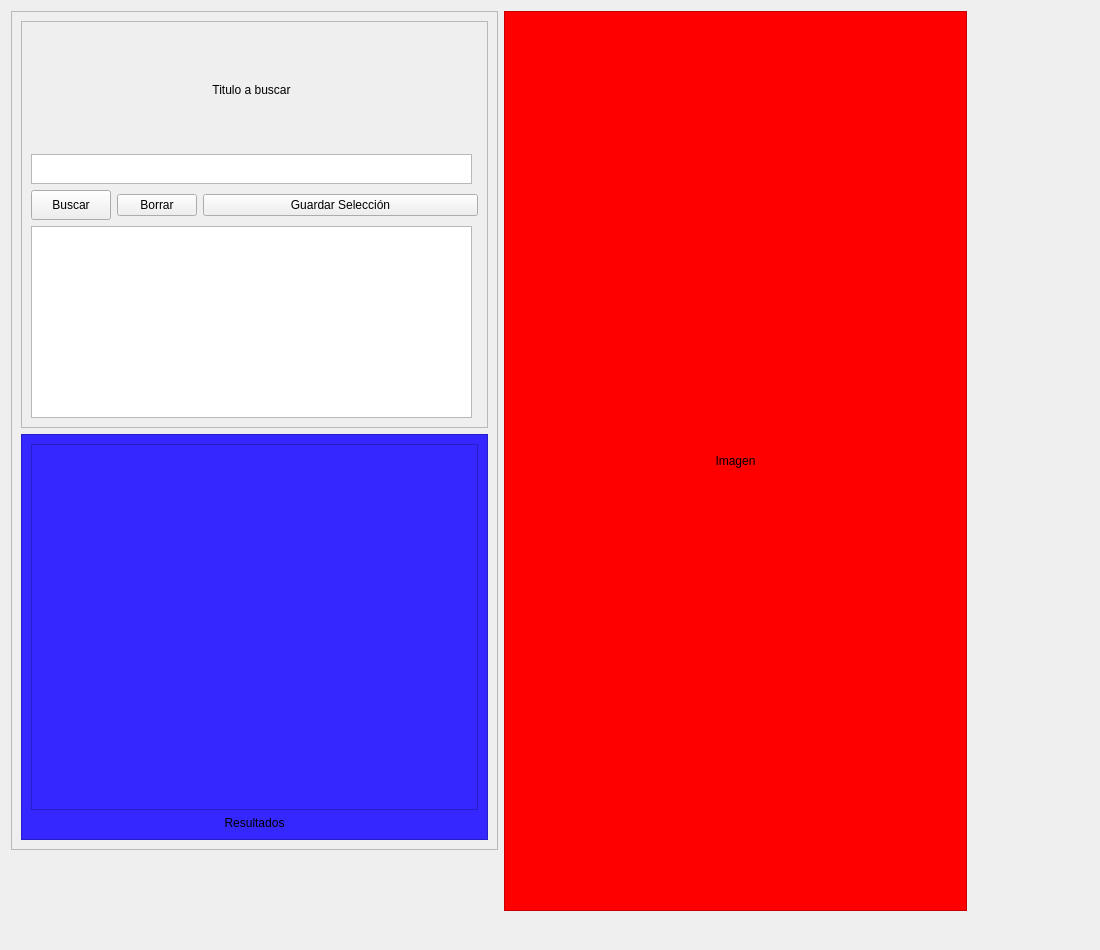
<?xml version="1.0" encoding="UTF-8"?>
<ui version="4.0">
 <class>qcpc_search</class>
 <widget class="QWidget" name="qcpc_search">
  <property name="geometry">
   <rect>
    <x>0</x>
    <y>0</y>
    <width>1100</width>
    <height>950</height>
   </rect>
  </property>
  <property name="sizePolicy">
   <sizepolicy hsizetype="MinimumExpanding" vsizetype="MinimumExpanding">
    <horstretch>0</horstretch>
    <verstretch>0</verstretch>
   </sizepolicy>
  </property>
  <property name="minimumSize">
   <size>
    <width>1100</width>
    <height>950</height>
   </size>
  </property>
  <property name="windowTitle">
   <string>Form</string>
  </property>
  <layout class="QFormLayout" name="formLayout_2">
   <property name="bottomMargin">
    <number>100</number>
   </property>
   <item row="0" column="0">
    <widget class="QFrame" name="qcpc_frame_container">
     <property name="sizePolicy">
      <sizepolicy hsizetype="Expanding" vsizetype="Expanding">
       <horstretch>0</horstretch>
       <verstretch>0</verstretch>
      </sizepolicy>
     </property>
     <property name="frameShape">
      <enum>QFrame::StyledPanel</enum>
     </property>
     <property name="frameShadow">
      <enum>QFrame::Raised</enum>
     </property>
     <layout class="QGridLayout" name="gridLayout_2">
      <item row="0" column="0">
       <widget class="QFrame" name="qcpc_input_frame">
        <property name="sizePolicy">
         <sizepolicy hsizetype="Expanding" vsizetype="Expanding">
          <horstretch>0</horstretch>
          <verstretch>0</verstretch>
         </sizepolicy>
        </property>
        <property name="layoutDirection">
         <enum>Qt::RightToLeft</enum>
        </property>
        <property name="frameShape">
         <enum>QFrame::StyledPanel</enum>
        </property>
        <property name="frameShadow">
         <enum>QFrame::Raised</enum>
        </property>
        <layout class="QFormLayout" name="qcpc_input_layout">
         <property name="fieldGrowthPolicy">
          <enum>QFormLayout::ExpandingFieldsGrow</enum>
         </property>
         <property name="rowWrapPolicy">
          <enum>QFormLayout::WrapLongRows</enum>
         </property>
         <property name="labelAlignment">
          <set>Qt::AlignCenter</set>
         </property>
         <item row="0" column="1">
          <widget class="QLabel" name="qcpc_input_label">
           <property name="sizePolicy">
            <sizepolicy hsizetype="Expanding" vsizetype="Expanding">
             <horstretch>0</horstretch>
             <verstretch>0</verstretch>
            </sizepolicy>
           </property>
           <property name="minimumSize">
            <size>
             <width>250</width>
             <height>0</height>
            </size>
           </property>
           <property name="maximumSize">
            <size>
             <width>16777215</width>
             <height>16777211</height>
            </size>
           </property>
           <property name="text">
            <string>Titulo a buscar</string>
           </property>
           <property name="alignment">
            <set>Qt::AlignCenter</set>
           </property>
          </widget>
         </item>
         <item row="1" column="1">
          <widget class="QPlainTextEdit" name="qcpc_input_text">
           <property name="minimumSize">
            <size>
             <width>275</width>
             <height>30</height>
            </size>
           </property>
           <property name="maximumSize">
            <size>
             <width>16777215</width>
             <height>30</height>
            </size>
           </property>
          </widget>
         </item>
         <item row="5" column="1">
          <widget class="QTextEdit" name="qcpc_input_output_text"/>
         </item>
         <item row="4" column="0" colspan="2">
          <layout class="QHBoxLayout" name="qcpc_inner_input_layout">
           <item>
            <widget class="QPushButton" name="qcpc_input_frame_save">
             <property name="minimumSize">
              <size>
               <width>275</width>
               <height>0</height>
              </size>
             </property>
             <property name="layoutDirection">
              <enum>Qt::RightToLeft</enum>
             </property>
             <property name="text">
              <string>Guardar Selección</string>
             </property>
            </widget>
           </item>
           <item>
            <widget class="QPushButton" name="qcpc_input_frame_delete">
             <property name="text">
              <string>Borrar</string>
             </property>
            </widget>
           </item>
           <item>
            <widget class="QPushButton" name="qcpc_input_search">
             <property name="minimumSize">
              <size>
               <width>80</width>
               <height>30</height>
              </size>
             </property>
             <property name="maximumSize">
              <size>
               <width>80</width>
               <height>30</height>
              </size>
             </property>
             <property name="layoutDirection">
              <enum>Qt::LeftToRight</enum>
             </property>
             <property name="text">
              <string>Buscar</string>
             </property>
            </widget>
           </item>
          </layout>
         </item>
        </layout>
       </widget>
      </item>
      <item row="1" column="0">
       <widget class="QFrame" name="qcpc_result_frame">
        <property name="styleSheet">
         <string notr="true">background-color: rgb(53, 39, 255);</string>
        </property>
        <property name="frameShape">
         <enum>QFrame::StyledPanel</enum>
        </property>
        <property name="frameShadow">
         <enum>QFrame::Raised</enum>
        </property>
        <layout class="QVBoxLayout" name="verticalLayout">
         <item>
          <widget class="QListWidget" name="qcpc_result_table"/>
         </item>
         <item>
          <widget class="QLabel" name="qcpc_result_label">
           <property name="text">
            <string>Resultados</string>
           </property>
           <property name="alignment">
            <set>Qt::AlignCenter</set>
           </property>
          </widget>
         </item>
        </layout>
       </widget>
      </item>
     </layout>
    </widget>
   </item>
   <item row="0" column="1">
    <widget class="QFrame" name="qcpc_image_frame">
     <property name="sizePolicy">
      <sizepolicy hsizetype="Fixed" vsizetype="Fixed">
       <horstretch>0</horstretch>
       <verstretch>0</verstretch>
      </sizepolicy>
     </property>
     <property name="minimumSize">
      <size>
       <width>463</width>
       <height>900</height>
      </size>
     </property>
     <property name="maximumSize">
      <size>
       <width>16777215</width>
       <height>16777215</height>
      </size>
     </property>
     <property name="styleSheet">
      <string notr="true">background-color: red;</string>
     </property>
     <property name="frameShape">
      <enum>QFrame::StyledPanel</enum>
     </property>
     <property name="frameShadow">
      <enum>QFrame::Raised</enum>
     </property>
     <property name="lineWidth">
      <number>20</number>
     </property>
     <layout class="QHBoxLayout" name="horizontalLayout">
      <property name="leftMargin">
       <number>8</number>
      </property>
      <property name="topMargin">
       <number>8</number>
      </property>
      <property name="rightMargin">
       <number>8</number>
      </property>
      <property name="bottomMargin">
       <number>8</number>
      </property>
      <item>
       <widget class="QLabel" name="qcpc_image_label">
        <property name="sizePolicy">
         <sizepolicy hsizetype="Expanding" vsizetype="Expanding">
          <horstretch>0</horstretch>
          <verstretch>0</verstretch>
         </sizepolicy>
        </property>
        <property name="minimumSize">
         <size>
          <width>400</width>
          <height>800</height>
         </size>
        </property>
        <property name="text">
         <string>Imagen</string>
        </property>
        <property name="alignment">
         <set>Qt::AlignCenter</set>
        </property>
       </widget>
      </item>
     </layout>
    </widget>
   </item>
  </layout>
 </widget>
 <resources/>
 <connections/>
</ui>
